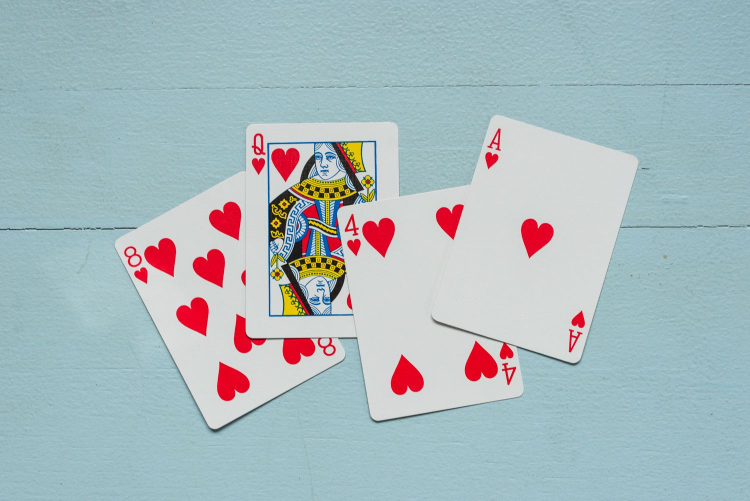
#> input picture Open CV/Resources/Cards.jpg, 1500 x 1001 px, given in place of the camera (shown at 1/2 size)
$ python Painter.py
#> lines starting #> are read from the running program, lines starting #| are printed output that depends on the picture; after the words box and inside, x2 and y2 are one past the last pixel; in counts of white or black regions, pixels touching at a corner belong together
#> further down, web_cam is the input picture: shape (1001, 1500, 3); mean B, G, R 190.2, 186, 169.4
# -*- coding: utf-8 -*-
"""
Created on Sun Jun 28 12:22:13 2020

@author: Ishan SS
"""
import cv2
import numpy as np

frameWidth=640
frameHeight=480

#WebCam
cam=cv2.VideoCapture(0)
cam.set(3,frameWidth)
cam.set(4,frameHeight)
cam.set(10,150)

myColors=[[27,77,74,255,0,255]]
myPoints=[]

def findColor(img,myColor):
    imgHSV=cv2.cvtColor(img,cv2.COLOR_BGR2HSV)
#> imgHSV: shape (1001, 1500, 3); mean H, S, V 93.4, 49.1, 198.2
    newPoints=[]
    for color in myColors:
        lower=np.array([color[0],color[2],color[4]])
        upper=np.array([color[1],color[3],color[5]])
        mask=cv2.inRange(imgHSV,lower,upper)
        #Test
        #cv2.imshow("Image",mask)
        x,y=getContours(mask)
        if x!=0 and y!=0:
            newPoints.append([x,y])
        cv2.circle(imgResult,(x,y),10,(255,0,0),cv2.FILLED)
#> this loop made 1 pass
#> (x, y) on pass 1: (705, 286)
#> pass 1, in findColor, `mask=cv2.inRange(imgHSV,lower,upper)`:
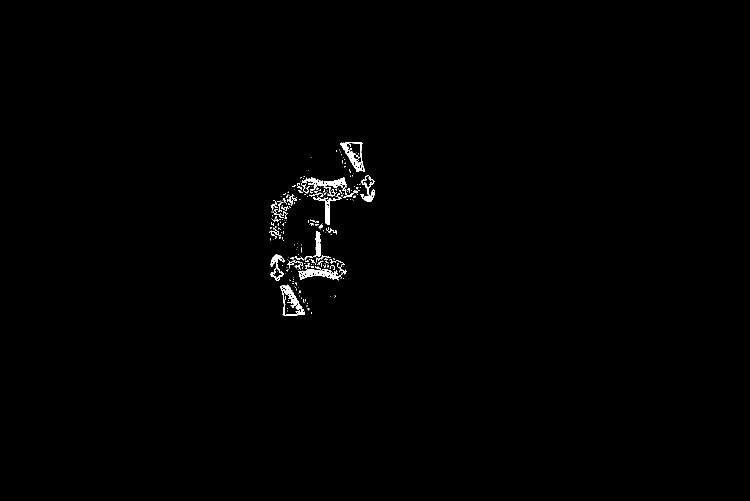
#> mask: shape (1001, 1500) (shown at 1/2 size); 0.6% white; 241 white regions (189 under 20 px), largest, box (x1, y1, x2, y2) and area: (597, 526, 693, 561) 1065, (604, 354, 694, 390) 1055, (561, 569, 610, 631) 976
#> after the loop:
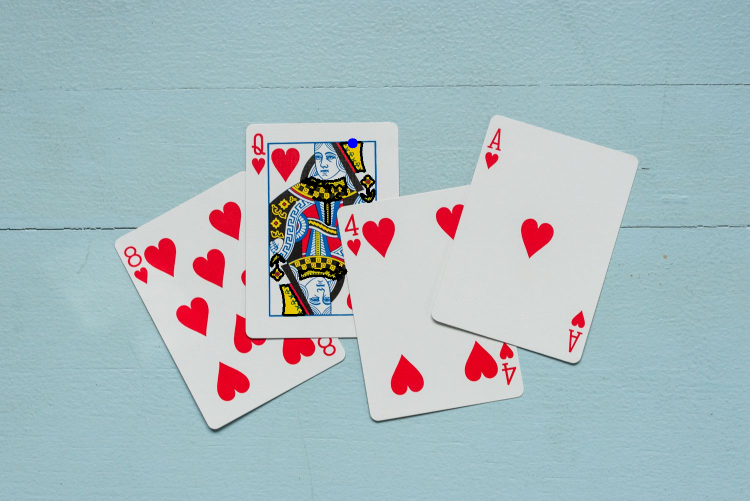
#> imgResult: shape (1001, 1500, 3) (shown at 1/2 size); 0.51% of pixels changed, all inside (x1, y1, x2, y2) = (539, 276, 751, 633)
#> after the loop, newPoints = [[705, 286]]
    return newPoints

def getContours(img):
    contours,hierarchy=cv2.findContours(img,cv2.RETR_EXTERNAL,cv2.CHAIN_APPROX_NONE)
    x,y,w,h=0,0,0,0
    for cnt in contours:
        area=cv2.contourArea(cnt)
        if area>500:
            cv2.drawContours(imgResult,cnt,-1,(0,0,0),3)
            perimeter=cv2.arcLength(cnt,True)
            approx=cv2.approxPolyDP(cnt,0.02*perimeter,True)
            x,y,w,h=cv2.boundingRect(approx)
    return x+w//2,y

def drawOnCanvas(myPoints):
    for point in myPoints:
        cv2.circle(imgResult,(point[0],point[1]),10,(0,255,0),cv2.FILLED)

## Video has to accessed frame by frame. Therefor while loop
while True:
    success2, web_cam=cam.read()
    imgResult=web_cam.copy()
    newPoints=findColor(web_cam,myColors)
#> newPoints = [[705, 286]]
    if(len(newPoints)!=0):
        for newP in newPoints:
            myPoints.append(newP)
#> this loop made 1 pass
#> after the loop, myPoints = [[705, 286]]
    if(len(myPoints)!=0):
        drawOnCanvas(myPoints)
#> the loop in drawOnCanvas, `for point in myPoints:` made 1 pass
#> after the loop in drawOnCanvas, `for point in myPoints:`: imgResult: shape (1001, 1500, 3); 0.02% of pixels changed, all inside (x1, y1, x2, y2) = (695, 276, 716, 297)

    cv2.imshow("Result",imgResult)
    cv2.imshow("Video",web_cam)
    ## Exit console if 'q' is pressed
    if cv2.waitKey(1) & 0xFF ==ord('q'):
#> (key q is pressed here)
        break
cam.release()
cv2.destroyAllWindows()
